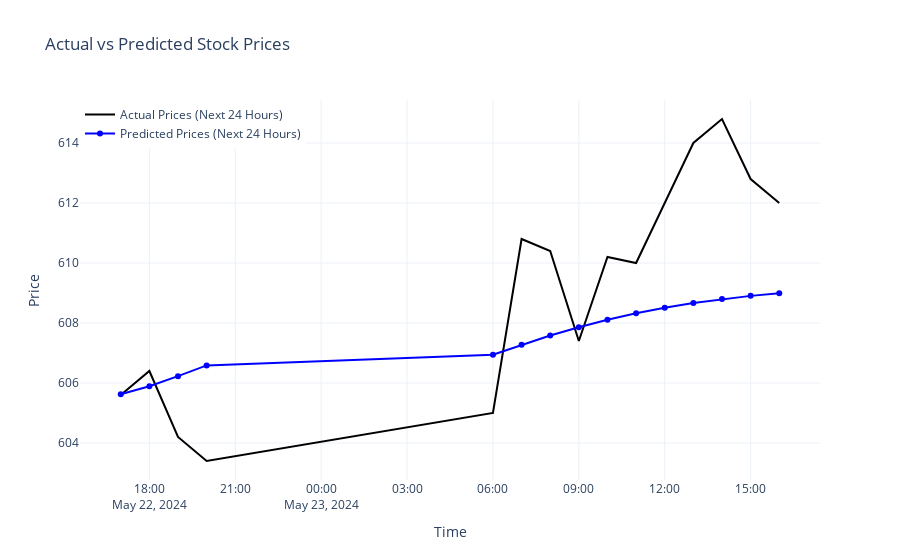

The notebook cell this image was saved under:
### Code cell
last_sequence = X_test[-1].reshape(1, n_past, 1)
predictions_next_24_hours = []
for _ in range(24):
    next_hour_prediction = model.predict(last_sequence)
    predictions_next_24_hours.append(next_hour_prediction[0, 0])
    last_sequence = np.roll(last_sequence, -1, axis=1)
    last_sequence[0, -1, 0] = next_hour_prediction

predictions_next_24_hours = scaler.inverse_transform(np.array(predictions_next_24_hours).reshape(-1, 1))

real_data_next_24_hours = specific_data(df['Time'].iloc[-15], df['Time'].iloc[-1])
real_dates = pd.to_datetime(real_data_next_24_hours['Time'])

predicted_dates = real_dates

fig = go.Figure()
fig.add_trace(go.Scatter(x=real_dates, y=real_data_next_24_hours['Close'], mode='lines', name='Actual Prices (Next 24 Hours)', line=dict(color='black')))
fig.add_trace(go.Scatter(x=predicted_dates, y=predictions_next_24_hours.flatten(), mode='lines+markers', name='Predicted Prices (Next 24 Hours)', line=dict(color='blue')))
fig.update_layout(title='Actual vs Predicted Stock Prices', xaxis_title='Time', yaxis_title='Price', legend=dict(x=0, y=1), template='plotly_white')
fig.show()

### Figure 1 — Plotly figure (JSON) as saved in the notebook; plotly's stock layout.template omitted (floating-point values rounded to 4 significant figures)
{"data": [{"line": {"color": "black"}, "mode": "lines", "name": "Actual Prices (Next 24 Hours)", "type": "scatter", "x": ["2024-05-22T17:00:00", "2024-05-22T18:00:00", "2024-05-22T19:00:00", "2024-05-22T20:00:00", "2024-05-23T06:00:00", "2024-05-23T07:00:00", "2024-05-23T08:00:00", "2024-05-23T09:00:00", "2024-05-23T10:00:00", "2024-05-23T11:00:00", "2024-05-23T12:00:00", "2024-05-23T13:00:00", "2024-05-23T14:00:00", "2024-05-23T15:00:00", "2024-05-23T16:00:00"], "y": [605.6, 606.4, 604.2, 603.4, 605, 610.8, 610.4, 607.4, 610.2, 610, 612, 614, 614.8, 612.8, 612]}, {"line": {"color": "blue"}, "mode": "lines+markers", "name": "Predicted Prices (Next 24 Hours)", "type": "scatter", "x": ["2024-05-22T17:00:00", "2024-05-22T18:00:00", "2024-05-22T19:00:00", "2024-05-22T20:00:00", "2024-05-23T06:00:00", "2024-05-23T07:00:00", "2024-05-23T08:00:00", "2024-05-23T09:00:00", "2024-05-23T10:00:00", "2024-05-23T11:00:00", "2024-05-23T12:00:00", "2024-05-23T13:00:00", "2024-05-23T14:00:00", "2024-05-23T15:00:00", "2024-05-23T16:00:00"], "y": [605.6, 605.9, 606.2, 606.6, 606.9, 607.3, 607.6, 607.9, 608.1, 608.3, 608.5, 608.7, 608.8, 608.9, 609.0, 609.1, 609.1, 609.1, 609.2, 609.2, 609.2, 609.2, 609.2, 609.2]}], "layout": {"legend": {"x": 0, "y": 1}, "title": {"text": "Actual vs Predicted Stock Prices"}, "xaxis": {"title": {"text": "Time"}}, "yaxis": {"title": {"text": "Price"}}}}
